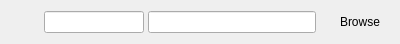
<?xml version="1.0" encoding="UTF-8"?>
<ui version="4.0">
 <class>SyncFolderForm</class>
 <widget class="QWidget" name="SyncFolderForm">
  <property name="geometry">
   <rect>
    <x>0</x>
    <y>0</y>
    <width>400</width>
    <height>44</height>
   </rect>
  </property>
  <property name="windowTitle">
   <string>Form</string>
  </property>
  <layout class="QHBoxLayout" name="horizontalLayout">
   <property name="spacing">
    <number>4</number>
   </property>
   <property name="margin">
    <number>0</number>
   </property>
   <item>
    <widget class="QPushButton" name="remove_btn">
     <property name="sizePolicy">
      <sizepolicy hsizetype="Minimum" vsizetype="Fixed">
       <horstretch>0</horstretch>
       <verstretch>0</verstretch>
      </sizepolicy>
     </property>
     <property name="maximumSize">
      <size>
       <width>16777215</width>
       <height>22</height>
      </size>
     </property>
     <property name="icon">
      <iconset resource="resources.qrc">
       <normaloff>:/images/remove.png</normaloff>:/images/remove.png</iconset>
     </property>
     <property name="flat">
      <bool>true</bool>
     </property>
    </widget>
   </item>
   <item>
    <widget class="QLineEdit" name="label_le">
     <property name="sizePolicy">
      <sizepolicy hsizetype="Fixed" vsizetype="Fixed">
       <horstretch>0</horstretch>
       <verstretch>0</verstretch>
      </sizepolicy>
     </property>
     <property name="maximumSize">
      <size>
       <width>100</width>
       <height>16777215</height>
      </size>
     </property>
    </widget>
   </item>
   <item>
    <widget class="QLineEdit" name="path_le"/>
   </item>
   <item>
    <widget class="QPushButton" name="browse_btn">
     <property name="maximumSize">
      <size>
       <width>16777215</width>
       <height>22</height>
      </size>
     </property>
     <property name="text">
      <string>Browse</string>
     </property>
     <property name="icon">
      <iconset resource="resources.qrc">
       <normaloff>:/images/folder_16.png</normaloff>:/images/folder_16.png</iconset>
     </property>
     <property name="flat">
      <bool>true</bool>
     </property>
    </widget>
   </item>
  </layout>
 </widget>
 <resources>
  <include location="resources.qrc"/>
 </resources>
 <connections/>
</ui>
